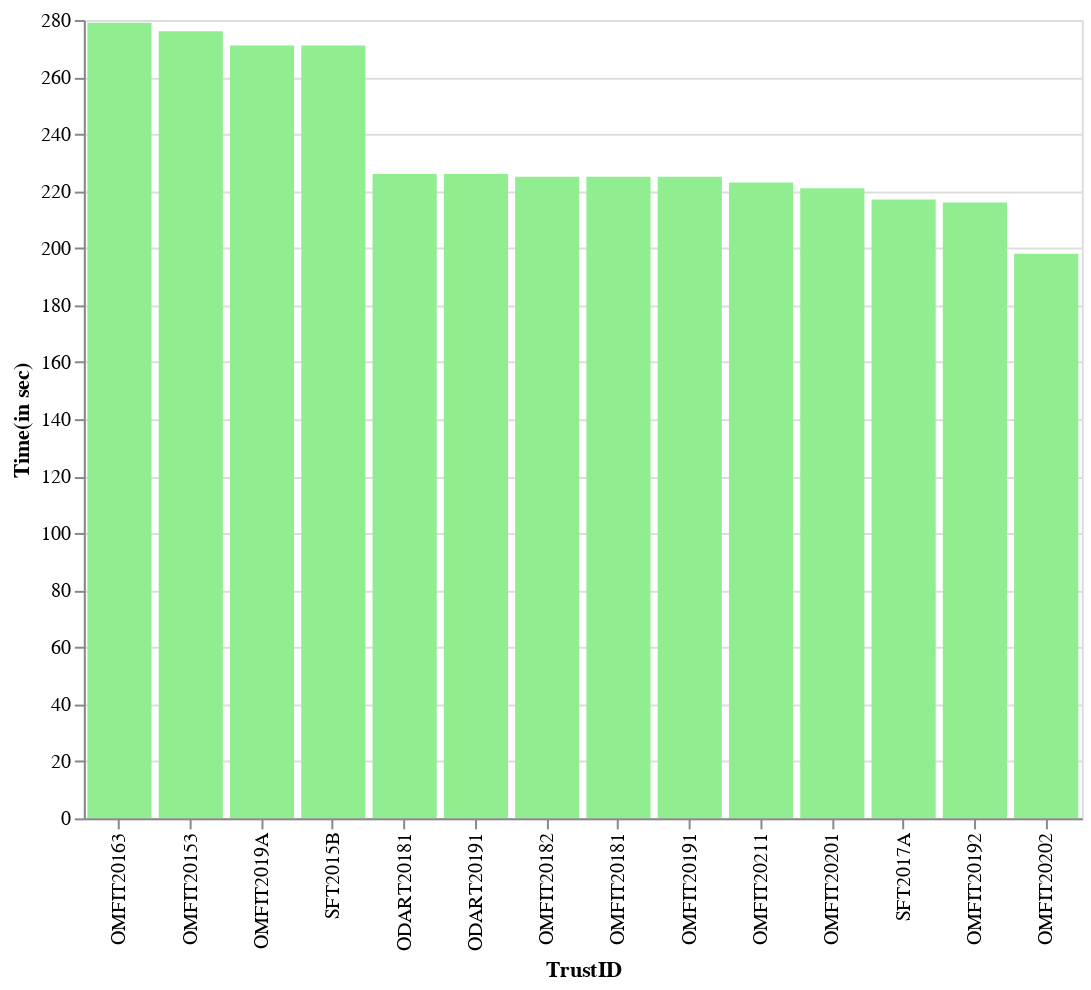
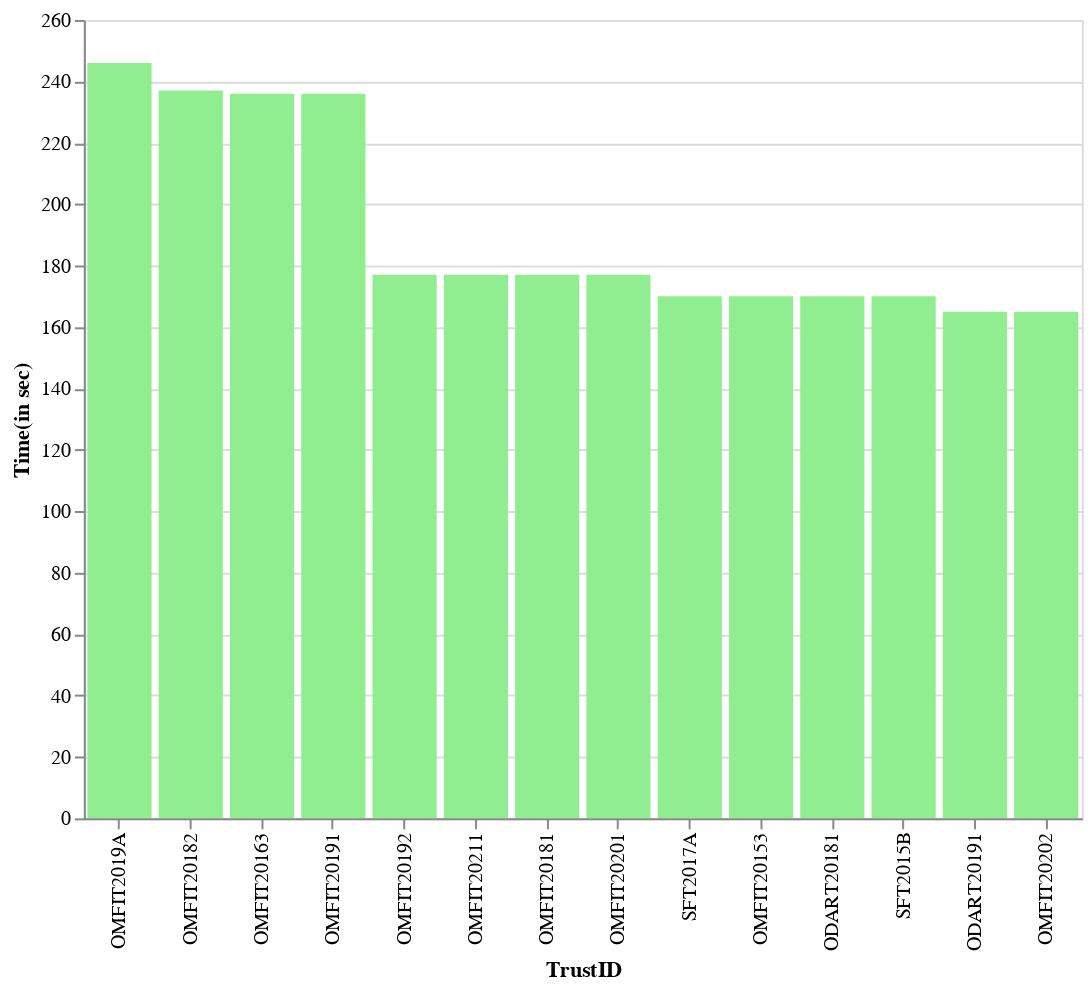
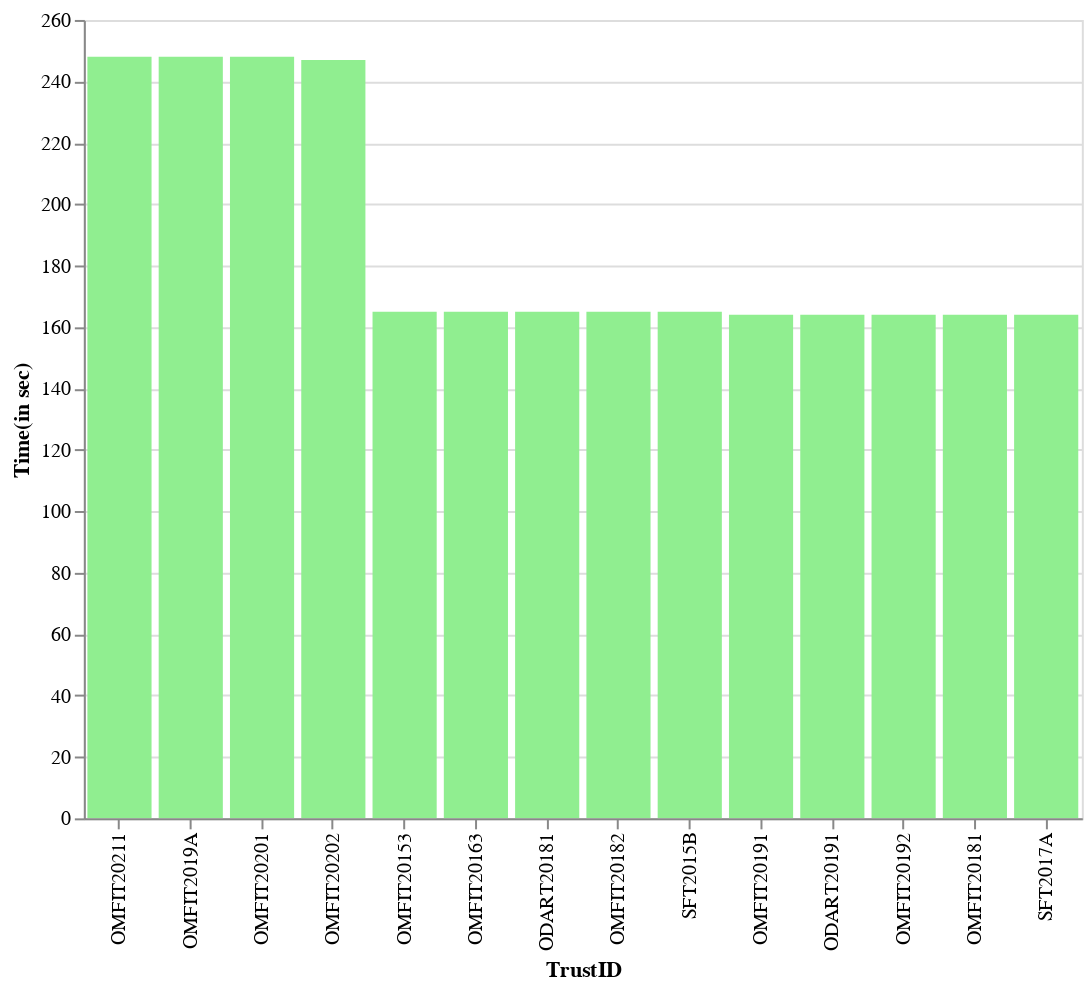
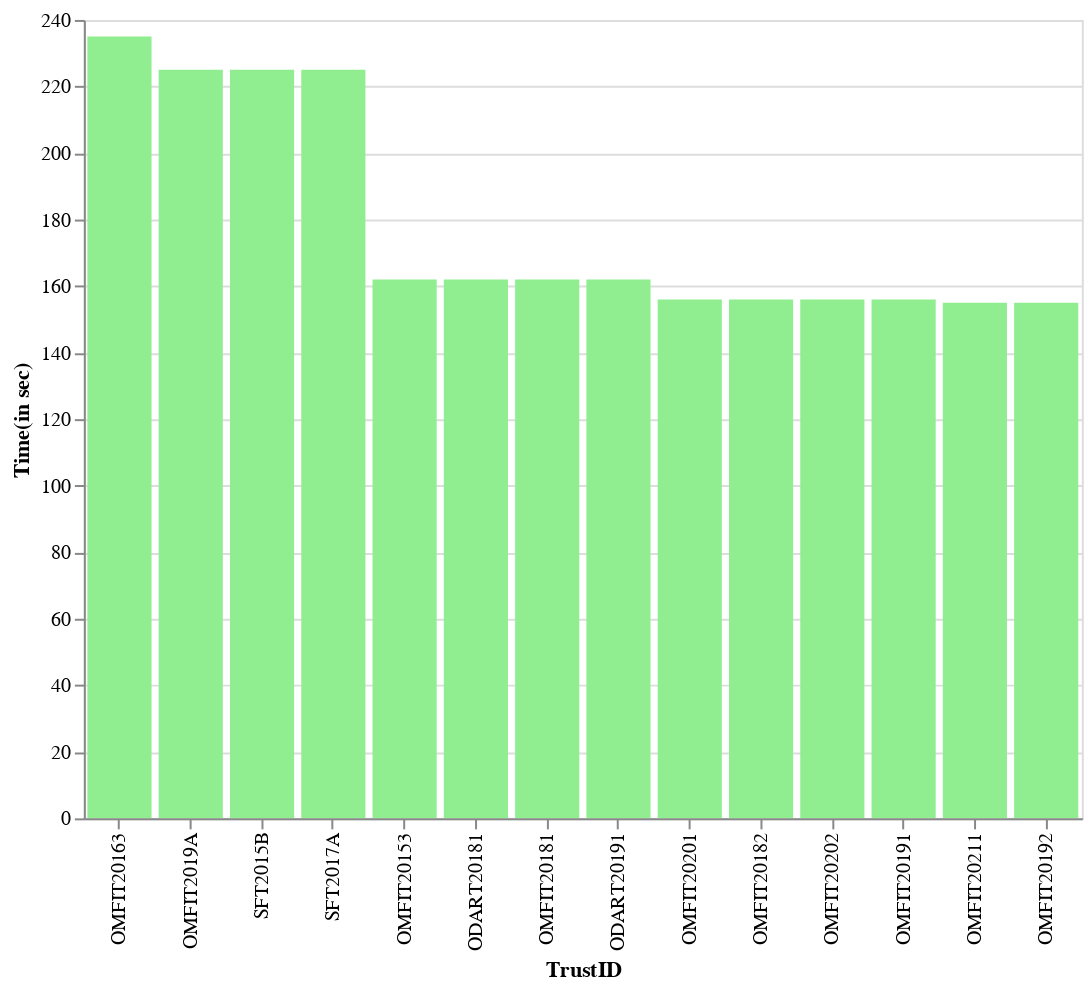

Source (notebook cell) for these figures, in order:
### Markdown cell above
### All Iterations

### Code cell
display_fnc()

### Figure 1 — Vega-Lite specification as saved in the notebook (floating-point values rounded to 4 significant figures)
{"config": {"view": {"continuousWidth": 400, "continuousHeight": 300}}, "data": {"name": "data-8be37cb730503516dd8b4cb3543990b6"}, "mark": "bar", "encoding": {"color": {"condition": {"value": "lightgreen", "selection": "selector003"}, "value": "gray"}, "tooltip": [{"type": "nominal", "field": "TrustID"}, {"type": "nominal", "field": "Time Taken (h:m:s)"}], "x": {"type": "nominal", "field": "TrustID", "sort": "-y"}, "y": {"type": "quantitative", "field": "Time(in sec)"}}, "height": 400, "selection": {"selector004": {"type": "interval", "bind": "scales", "encodings": ["x", "y"]}, "selector003": {"type": "interval", "encodings": ["x"]}}, "width": 500, "$schema": "https://vega.github.io/schema/vega-lite/v4.8.1.json", "datasets": {"data-8be37cb730503516dd8b4cb3543990b6": [{"TrustID": "ODART20181", "Time Taken (h:m:s)": "0:3:46", "Time(in sec)": 226}, {"TrustID": "ODART20191", "Time Taken (h:m:s)": "0:3:46", "Time(in sec)": 226}, {"TrustID": "OMFIT20182", "Time Taken (h:m:s)": "0:3:45", "Time(in sec)": 225}, {"TrustID": "OMFIT20192", "Time Taken (h:m:s)": "0:3:36", "Time(in sec)": 216}, {"TrustID": "OMFIT20202", "Time Taken (h:m:s)": "0:3:18", "Time(in sec)": 198}, {"TrustID": "OMFIT20201", "Time Taken (h:m:s)": "0:3:41", "Time(in sec)": 221}, {"TrustID": "SFT2017A", "Time Taken (h:m:s)": "0:3:37", "Time(in sec)": 217}, {"TrustID": "OMFIT20153", "Time Taken (h:m:s)": "0:4:36", "Time(in sec)": 276}, {"TrustID": "OMFIT20181", "Time Taken (h:m:s)": "0:3:45", "Time(in sec)": 225}, {"TrustID": "OMFIT20163", "Time Taken (h:m:s)": "0:4:39", "Time(in sec)": 279}, {"TrustID": "OMFIT2019A", "Time Taken (h:m:s)": "0:4:31", "Time(in sec)": 271}, {"TrustID": "OMFIT20191", "Time Taken (h:m:s)": "0:3:45", "Time(in sec)": 225}, {"TrustID": "OMFIT20211", "Time Taken (h:m:s)": "0:3:43", "Time(in sec)": 223}, {"TrustID": "SFT2015B", "Time Taken (h:m:s)": "0:4:31", "Time(in sec)": 271}]}}

### Figure 2 — Vega-Lite specification as saved in the notebook (floating-point values rounded to 4 significant figures)
{"config": {"view": {"continuousWidth": 400, "continuousHeight": 300}}, "data": {"name": "data-d5e43ae6050ded87eda7a793c0d77cb5"}, "mark": "bar", "encoding": {"color": {"condition": {"value": "lightgreen", "selection": "selector005"}, "value": "gray"}, "tooltip": [{"type": "nominal", "field": "TrustID"}, {"type": "nominal", "field": "Time Taken (h:m:s)"}], "x": {"type": "nominal", "field": "TrustID", "sort": "-y"}, "y": {"type": "quantitative", "field": "Time(in sec)"}}, "height": 400, "selection": {"selector006": {"type": "interval", "bind": "scales", "encodings": ["x", "y"]}, "selector005": {"type": "interval", "encodings": ["x"]}}, "width": 500, "$schema": "https://vega.github.io/schema/vega-lite/v4.8.1.json", "datasets": {"data-d5e43ae6050ded87eda7a793c0d77cb5": [{"TrustID": "SFT2017A", "Time Taken (h:m:s)": "0:2:50", "Time(in sec)": 170}, {"TrustID": "OMFIT20163", "Time Taken (h:m:s)": "0:3:56", "Time(in sec)": 236}, {"TrustID": "OMFIT20192", "Time Taken (h:m:s)": "0:2:57", "Time(in sec)": 177}, {"TrustID": "OMFIT20153", "Time Taken (h:m:s)": "0:2:50", "Time(in sec)": 170}, {"TrustID": "OMFIT20211", "Time Taken (h:m:s)": "0:2:57", "Time(in sec)": 177}, {"TrustID": "ODART20181", "Time Taken (h:m:s)": "0:2:50", "Time(in sec)": 170}, {"TrustID": "ODART20191", "Time Taken (h:m:s)": "0:2:45", "Time(in sec)": 165}, {"TrustID": "OMFIT2019A", "Time Taken (h:m:s)": "0:4:6", "Time(in sec)": 246}, {"TrustID": "OMFIT20181", "Time Taken (h:m:s)": "0:2:57", "Time(in sec)": 177}, {"TrustID": "OMFIT20202", "Time Taken (h:m:s)": "0:2:45", "Time(in sec)": 165}, {"TrustID": "SFT2015B", "Time Taken (h:m:s)": "0:2:50", "Time(in sec)": 170}, {"TrustID": "OMFIT20201", "Time Taken (h:m:s)": "0:2:57", "Time(in sec)": 177}, {"TrustID": "OMFIT20182", "Time Taken (h:m:s)": "0:3:57", "Time(in sec)": 237}, {"TrustID": "OMFIT20191", "Time Taken (h:m:s)": "0:3:56", "Time(in sec)": 236}]}}

### Figure 3 — Vega-Lite specification as saved in the notebook (floating-point values rounded to 4 significant figures)
{"config": {"view": {"continuousWidth": 400, "continuousHeight": 300}}, "data": {"name": "data-6c9032f43d725d302456a01f6ab06527"}, "mark": "bar", "encoding": {"color": {"condition": {"value": "lightgreen", "selection": "selector007"}, "value": "gray"}, "tooltip": [{"type": "nominal", "field": "TrustID"}, {"type": "nominal", "field": "Time Taken (h:m:s)"}], "x": {"type": "nominal", "field": "TrustID", "sort": "-y"}, "y": {"type": "quantitative", "field": "Time(in sec)"}}, "height": 400, "selection": {"selector008": {"type": "interval", "bind": "scales", "encodings": ["x", "y"]}, "selector007": {"type": "interval", "encodings": ["x"]}}, "width": 500, "$schema": "https://vega.github.io/schema/vega-lite/v4.8.1.json", "datasets": {"data-6c9032f43d725d302456a01f6ab06527": [{"TrustID": "OMFIT20191", "Time Taken (h:m:s)": "0:2:44", "Time(in sec)": 164}, {"TrustID": "OMFIT20153", "Time Taken (h:m:s)": "0:2:45", "Time(in sec)": 165}, {"TrustID": "ODART20191", "Time Taken (h:m:s)": "0:2:44", "Time(in sec)": 164}, {"TrustID": "OMFIT20192", "Time Taken (h:m:s)": "0:2:44", "Time(in sec)": 164}, {"TrustID": "OMFIT20181", "Time Taken (h:m:s)": "0:2:44", "Time(in sec)": 164}, {"TrustID": "OMFIT20202", "Time Taken (h:m:s)": "0:4:7", "Time(in sec)": 247}, {"TrustID": "OMFIT20163", "Time Taken (h:m:s)": "0:2:45", "Time(in sec)": 165}, {"TrustID": "OMFIT20211", "Time Taken (h:m:s)": "0:4:8", "Time(in sec)": 248}, {"TrustID": "ODART20181", "Time Taken (h:m:s)": "0:2:45", "Time(in sec)": 165}, {"TrustID": "SFT2017A", "Time Taken (h:m:s)": "0:2:44", "Time(in sec)": 164}, {"TrustID": "OMFIT20182", "Time Taken (h:m:s)": "0:2:45", "Time(in sec)": 165}, {"TrustID": "SFT2015B", "Time Taken (h:m:s)": "0:2:45", "Time(in sec)": 165}, {"TrustID": "OMFIT2019A", "Time Taken (h:m:s)": "0:4:8", "Time(in sec)": 248}, {"TrustID": "OMFIT20201", "Time Taken (h:m:s)": "0:4:8", "Time(in sec)": 248}]}}

### Figure 4 — Vega-Lite specification as saved in the notebook (floating-point values rounded to 4 significant figures)
{"config": {"view": {"continuousWidth": 400, "continuousHeight": 300}}, "data": {"name": "data-d3fe3c0c510475ea615003fee3865b5c"}, "mark": "bar", "encoding": {"color": {"condition": {"value": "lightgreen", "selection": "selector009"}, "value": "gray"}, "tooltip": [{"type": "nominal", "field": "TrustID"}, {"type": "nominal", "field": "Time Taken (h:m:s)"}], "x": {"type": "nominal", "field": "TrustID", "sort": "-y"}, "y": {"type": "quantitative", "field": "Time(in sec)"}}, "height": 400, "selection": {"selector010": {"type": "interval", "bind": "scales", "encodings": ["x", "y"]}, "selector009": {"type": "interval", "encodings": ["x"]}}, "width": 500, "$schema": "https://vega.github.io/schema/vega-lite/v4.8.1.json", "datasets": {"data-d3fe3c0c510475ea615003fee3865b5c": [{"TrustID": "OMFIT20201", "Time Taken (h:m:s)": "0:2:36", "Time(in sec)": 156}, {"TrustID": "OMFIT20182", "Time Taken (h:m:s)": "0:2:36", "Time(in sec)": 156}, {"TrustID": "OMFIT20211", "Time Taken (h:m:s)": "0:2:35", "Time(in sec)": 155}, {"TrustID": "OMFIT20192", "Time Taken (h:m:s)": "0:2:35", "Time(in sec)": 155}, {"TrustID": "OMFIT20153", "Time Taken (h:m:s)": "0:2:42", "Time(in sec)": 162}, {"TrustID": "ODART20181", "Time Taken (h:m:s)": "0:2:42", "Time(in sec)": 162}, {"TrustID": "OMFIT20163", "Time Taken (h:m:s)": "0:3:55", "Time(in sec)": 235}, {"TrustID": "OMFIT2019A", "Time Taken (h:m:s)": "0:3:45", "Time(in sec)": 225}, {"TrustID": "OMFIT20202", "Time Taken (h:m:s)": "0:2:36", "Time(in sec)": 156}, {"TrustID": "SFT2015B", "Time Taken (h:m:s)": "0:3:45", "Time(in sec)": 225}, {"TrustID": "OMFIT20191", "Time Taken (h:m:s)": "0:2:36", "Time(in sec)": 156}, {"TrustID": "SFT2017A", "Time Taken (h:m:s)": "0:3:45", "Time(in sec)": 225}, {"TrustID": "OMFIT20181", "Time Taken (h:m:s)": "0:2:42", "Time(in sec)": 162}, {"TrustID": "ODART20191", "Time Taken (h:m:s)": "0:2:42", "Time(in sec)": 162}]}}
